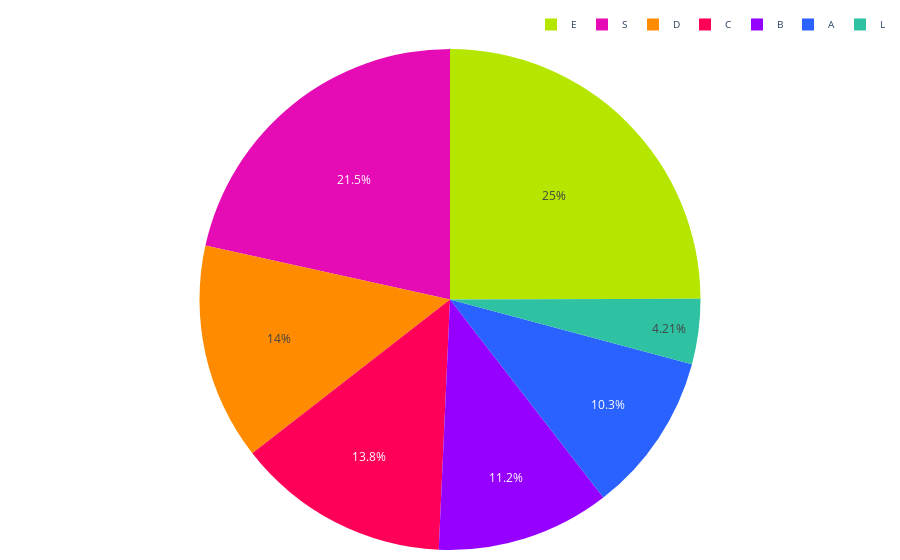

This figure's notebook cell:
### Code cell
segmentos = resultados['segmento']
porcentajes_totales = resultados['porcentaje_del_total']

# Definir los colores por clase
colores = ['#2962ff', '#9500ff', '#ff0059', '#ff8c00', '#b4e600', '#2EC2A2','#E50CB6','#4225CF','#2CBA4D']

fig = go.Figure(data=[go.Pie(labels=segmentos, values=porcentajes_totales, marker=dict(colors=colores))])
fig.update_traces(textinfo='percent', textposition='inside')
fig.update_layout(
    yaxis=dict(
            # title='Rango de Edad', 
            gridcolor='#dddcda', # Color de las líneas que dividen los rangos del eje Y
        ),
        legend=dict(
            font_size=10,
            orientation='h',  # Orientación horizontal de la leyenda
            yanchor='bottom',  # Anclar al borde inferior
            y=1.02,  # Colocar la leyenda justo debajo del gráfico
            xanchor='right',
            x=1
            ),
        
        plot_bgcolor='rgba(0,0,0,0)',  # Color de fondo del gráfico
        margin=dict(l=10, r=10, t=10, b=10) # Ajusta los márgenes (left, right, top, bottom)
)

# Exportar gráfica como archivo HTML
def guardar_grafico_como_html(fig, nombre_archivo, carpeta='assets/graficas'):
    # Crear la carpeta si no existe
    if not os.path.exists(carpeta):
        os.makedirs(carpeta)
    
    # Gráfica como archivo HTML en la carpeta especificada
    pio.write_html(fig, f'{carpeta}/{nombre_archivo}.html')
    # pio.write_html(fig, f'{carpeta}/{nombre_archivo}.png')

guardar_grafico_como_html(fig, 'g_pie_dist_propiedades_segmento_2024', carpeta='assets/graficas')

fig.show()

### Figure 1 — Plotly figure (JSON) as saved in the notebook; plotly's stock layout.template omitted (floating-point values rounded to 4 significant figures)
{"data": [{"labels": ["A", "B", "C", "D", "E", "L", "S"], "marker": {"colors": ["#2962ff", "#9500ff", "#ff0059", "#ff8c00", "#b4e600", "#2EC2A2", "#E50CB6", "#4225CF", "#2CBA4D"]}, "textinfo": "percent", "textposition": "inside", "type": "pie", "values": [10.35, 11.2, 13.76, 13.98, 24.96, 4.21, 21.55]}], "layout": {"legend": {"font": {"size": 10}, "orientation": "h", "x": 1, "xanchor": "right", "y": 1.02, "yanchor": "bottom"}, "margin": {"b": 10, "l": 10, "r": 10, "t": 10}, "plot_bgcolor": "rgba(0,0,0,0)", "yaxis": {"gridcolor": "#dddcda"}}}
